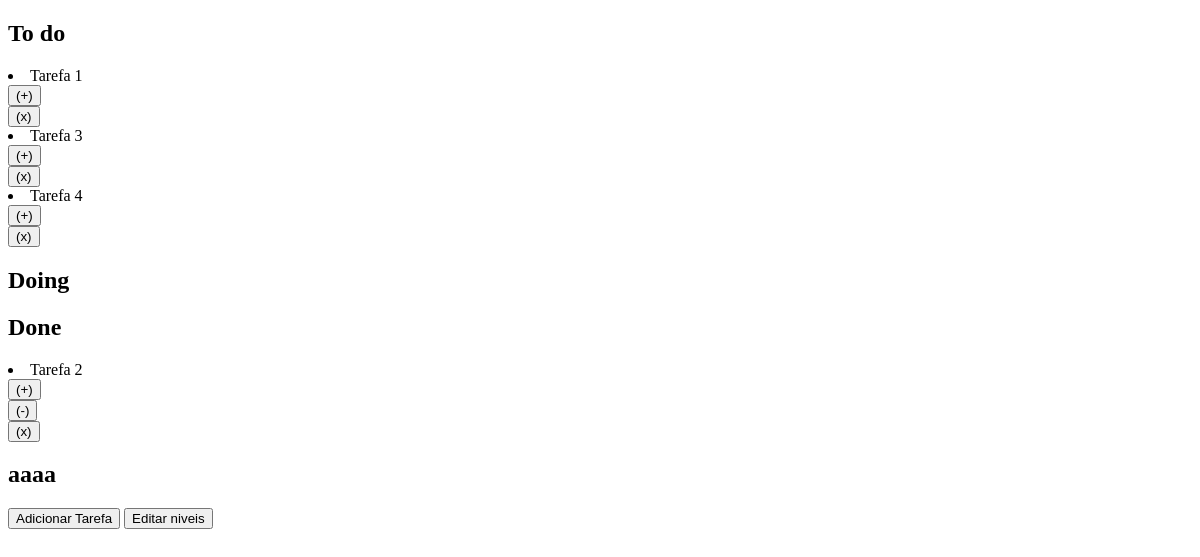
Before: / with the older database file.
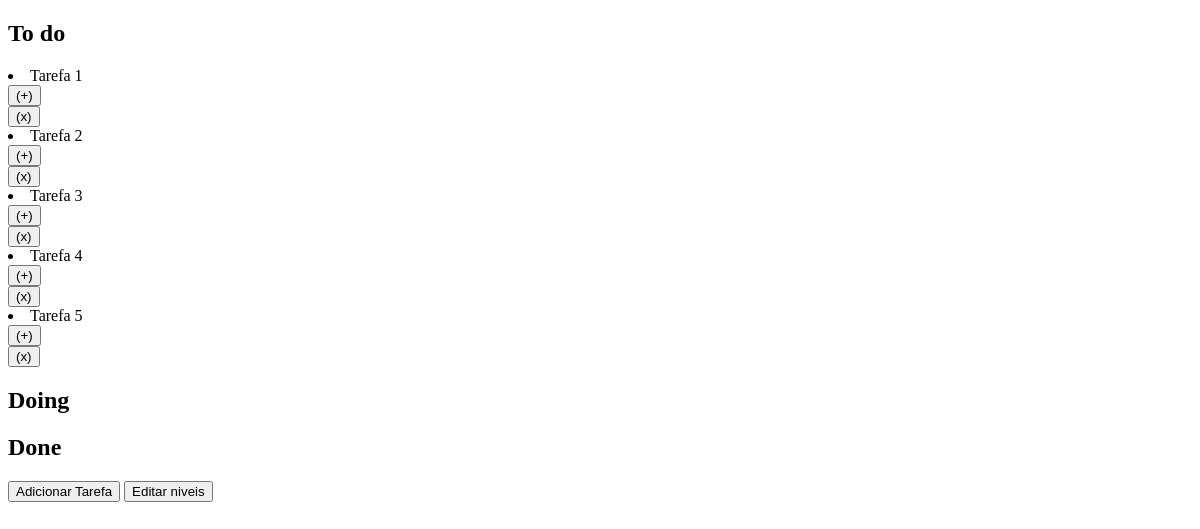
After: the same page with the newer database file.
### sistema/models.py (models this page shows, shortened)
class Nivel(models.Model):
    descricao = models.CharField(max_length=200, blank=True, null=True)
    indice = models.PositiveIntegerField(blank=True, null=True)

class Tarefa(models.Model):
    descricao = models.CharField(max_length=200, blank=True)
    titulo = models.CharField(max_length=200, blank=True, null=True)
    data = models.DateField(blank=True, null=True)
    nivel = models.PositiveIntegerField(default=1)

### sistema/views.py (the view)
# urls.py: path('', views.index, name="index"),
def index(request):
    tarefas = Tarefa.objects.order_by('titulo')
    niveis = Nivel.objects.order_by('indice')
    nivel_max = Nivel.objects.aggregate(models.Max('indice'))['indice__max']
    contexto = {'tarefas':tarefas,
                'niveis':niveis,
                'nivel_max': nivel_max}
    return render(request, 'paginas/index.html', contexto)

### sistema/templates/paginas/index.html (shortened to what this page needs)
<!DOCTYPE html>
<html lang="en">
<head>
</head>
<body>
    <div>
         {% for nivel in niveis %}
         <div>
             <h2>{{ nivel.descricao }}</h2>
             {% for tarefa in tarefas %}
             <div>
                 {% if tarefa.nivel == nivel.indice %}
                 <li>{{ tarefa.titulo }}</li>
                 {% if tarefa.nivel != nivel_max %}
                 <form method="POST" action="{% url 'sistema:modificar_nivel' tarefa.id 1 %}">
                     <button type="submit">(+)</button>
                 </form>
                 {% endif %}
                 {% if tarefa.nivel != 1 %}
                 <form method="POST" action="{% url 'sistema:modificar_nivel' tarefa.id -1 %}">
                     <button type="submit">(-)</button>
                 </form>
                 {% endif %}
                 <form method="POST" action="{% url 'sistema:deletar_tarefa' tarefa.id %}">
                     <button type="submit">(x)</button>
                 </form>
                 {% endif %}
             </div>
             {% endfor %}
         </div>
        {% endfor %}
    </div>
    <div>
        <a href="{% url 'sistema:tarefa_add' %}"><button type="button">Adicionar Tarefa</button></a>
        <a href="{% url 'sistema:niveis' %}"><button type="button">Editar niveis</button></a>
    </div>
</body>
</html>

Changed rows visible on the page:
removed Nivel: descricao "aaaa"
changed Nivel "To do": gains Tarefa (titulo "Tarefa 2")
added Tarefa: titulo "Tarefa 5", shown under Nivel "To do"
changed Nivel "Done": loses Tarefa (titulo "Tarefa 2")
